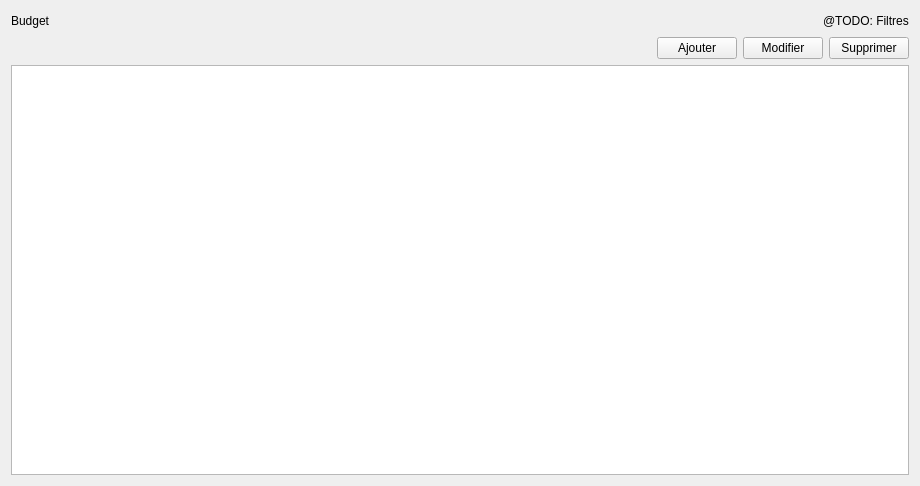
<?xml version="1.0" encoding="UTF-8"?>
<ui version="4.0">
 <class>BudgetWidget</class>
 <widget class="QWidget" name="BudgetWidget">
  <property name="geometry">
   <rect>
    <x>0</x>
    <y>0</y>
    <width>920</width>
    <height>486</height>
   </rect>
  </property>
  <property name="windowTitle">
   <string>Form</string>
  </property>
  <layout class="QVBoxLayout" name="verticalLayout_2">
   <item>
    <layout class="QVBoxLayout" name="verticalLayout">
     <item>
      <layout class="QHBoxLayout" name="horizontalLayout">
       <item>
        <widget class="QLabel" name="label">
         <property name="text">
          <string>Budget</string>
         </property>
        </widget>
       </item>
       <item>
        <spacer name="horizontalSpacer">
         <property name="orientation">
          <enum>Qt::Horizontal</enum>
         </property>
         <property name="sizeHint" stdset="0">
          <size>
           <width>40</width>
           <height>20</height>
          </size>
         </property>
        </spacer>
       </item>
       <item>
        <widget class="QLabel" name="label_2">
         <property name="text">
          <string>@TODO: Filtres</string>
         </property>
        </widget>
       </item>
      </layout>
     </item>
     <item>
      <layout class="QHBoxLayout" name="horizontalLayout_2">
       <item>
        <spacer name="horizontalSpacer_2">
         <property name="orientation">
          <enum>Qt::Horizontal</enum>
         </property>
         <property name="sizeHint" stdset="0">
          <size>
           <width>40</width>
           <height>20</height>
          </size>
         </property>
        </spacer>
       </item>
       <item>
        <widget class="QPushButton" name="addButton">
         <property name="text">
          <string>Ajouter</string>
         </property>
        </widget>
       </item>
       <item>
        <widget class="QPushButton" name="editButton">
         <property name="text">
          <string>Modifier</string>
         </property>
        </widget>
       </item>
       <item>
        <widget class="QPushButton" name="delButton">
         <property name="text">
          <string>Supprimer</string>
         </property>
        </widget>
       </item>
      </layout>
     </item>
     <item>
      <widget class="QTableView" name="tableView"/>
     </item>
    </layout>
   </item>
  </layout>
 </widget>
 <resources/>
 <connections/>
</ui>
